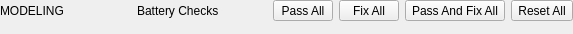
<?xml version="1.0" encoding="UTF-8"?>
<ui version="4.0">
 <class>Dialog</class>
 <widget class="QDialog" name="Dialog">
  <property name="geometry">
   <rect>
    <x>0</x>
    <y>0</y>
    <width>573</width>
    <height>34</height>
   </rect>
  </property>
  <property name="windowTitle">
   <string>Dialog</string>
  </property>
  <layout class="QVBoxLayout" name="verticalLayout">
   <property name="spacing">
    <number>0</number>
   </property>
   <property name="margin">
    <number>0</number>
   </property>
   <item>
    <layout class="QHBoxLayout" name="horizontalLayout">
     <property name="spacing">
      <number>6</number>
     </property>
     <item>
      <widget class="QLabel" name="name_lab">
       <property name="text">
        <string>MODELING</string>
       </property>
      </widget>
     </item>
     <item>
      <widget class="QLabel" name="label">
       <property name="text">
        <string>Battery Checks</string>
       </property>
      </widget>
     </item>
     <item>
      <widget class="QToolButton" name="passAll_btn">
       <property name="minimumSize">
        <size>
         <width>60</width>
         <height>20</height>
        </size>
       </property>
       <property name="text">
        <string>Pass All</string>
       </property>
      </widget>
     </item>
     <item>
      <widget class="QToolButton" name="fixAll_btn">
       <property name="minimumSize">
        <size>
         <width>60</width>
         <height>20</height>
        </size>
       </property>
       <property name="text">
        <string>Fix All</string>
       </property>
      </widget>
     </item>
     <item>
      <widget class="QToolButton" name="passFixAll_btn">
       <property name="minimumSize">
        <size>
         <width>60</width>
         <height>20</height>
        </size>
       </property>
       <property name="text">
        <string>Pass And Fix All</string>
       </property>
      </widget>
     </item>
     <item>
      <widget class="QToolButton" name="resetAll_btn">
       <property name="minimumSize">
        <size>
         <width>60</width>
         <height>20</height>
        </size>
       </property>
       <property name="text">
        <string>Reset All</string>
       </property>
      </widget>
     </item>
    </layout>
   </item>
   <item>
    <layout class="QVBoxLayout" name="check_layout">
     <property name="margin">
      <number>6</number>
     </property>
    </layout>
   </item>
  </layout>
 </widget>
 <resources/>
 <connections/>
</ui>
